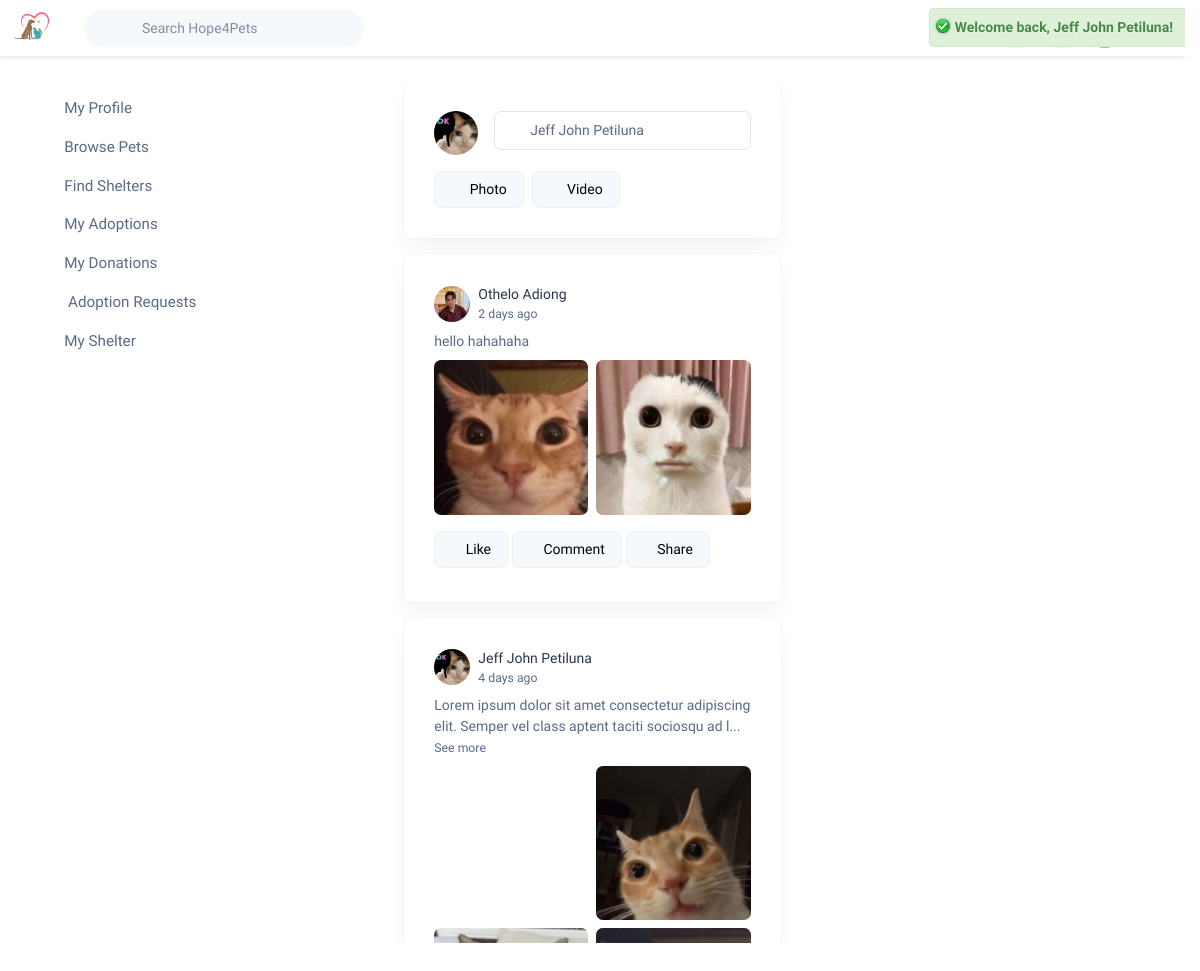
Screenshot of /public-users/views/index.php (signed in) with the database file from the repository.
### tables this page shows
CREATE TABLE `posts` (
  `id` bigint(20) UNSIGNED NOT NULL,
  `user_id` bigint(20) UNSIGNED NOT NULL,
  `pet_id` bigint(20) UNSIGNED DEFAULT NULL,
  `content` text DEFAULT NULL,
  `created_at` timestamp NOT NULL DEFAULT current_timestamp()
);

CREATE TABLE `users` (
  `id` bigint(20) UNSIGNED NOT NULL,
  `full_name` varchar(150) NOT NULL,
  `birthday` date DEFAULT NULL,
  `gender` enum('male','female','other','unspecified') DEFAULT 'unspecified',
  `email` varchar(255) NOT NULL,
  `password_hash` varchar(255) NOT NULL,
  `profile_photo` varchar(255) DEFAULT NULL,
  `location` varchar(255) DEFAULT NULL,
  `contact_number` varchar(50) DEFAULT NULL,
  `is_verified` tinyint(1) DEFAULT 0,
  `created_at` timestamp NOT NULL DEFAULT current_timestamp(),
  `updated_at` timestamp NOT NULL DEFAULT current_timestamp() ON UPDATE current_timestamp()
);

CREATE TABLE `post_photos` (
  `id` bigint(20) UNSIGNED NOT NULL,
  `post_id` bigint(20) UNSIGNED NOT NULL,
  `photo_path` varchar(500) NOT NULL
);

### public-users/include/profile_helpers.php (called while the page is built, shortened)
<?php
function resolve_profile_photo(?string $path): string {
    $path = trim($path);
    $normalized = str_replace('\\', '/', $path);
    $normalized = trim($normalized);
    $pos = stripos($normalized, 'storage/');
    if ($pos !== false) {
        $sub = substr($normalized, $pos);
        return '../../' . ltrim($sub, '/');
    }
    $normalized = preg_replace('#^(\.{1,2}/)+#', '', $normalized);
    $normalized = ltrim($normalized, '/');
    return '../../' . $normalized;
}
?>

### controllers/BaseController.php (called while the page is built, shortened)
<?php
require_once __DIR__ . '/../config/db-connection/db_connection.php';
abstract class BaseController {
    protected static ?mysqli $conn = null;
    protected static function db(): mysqli {
        if (self::$conn === null) {
            global $conn;
            self::$conn = $conn;
        }
        return self::$conn;
    }
    protected static function fetchAll(string $sql, string $types = '', array $params = []): array {
        $mysqli = self::db();
        try {
            if ($types !== '' && !empty($params)) {
                $stmt = $mysqli->prepare($sql);
                $stmt->bind_param($types, ...$params);
                $stmt->execute();
                $result = $stmt->get_result();
                $rows = $result ? $result->fetch_all(MYSQLI_ASSOC) : [];
                return $rows;
            }
            $result = $mysqli->query($sql);
            $rows = $result->fetch_all(MYSQLI_ASSOC);
            return $rows;
        } catch (mysqli_sql_exception $e) {
            error_log('DB error in fetchAll: ' . $e->getMessage() . ' -- SQL: ' . $sql);
            return [];
        }
    }
}

### public-users/controllers/index-controller.php (called while the page is built, shortened)
<?php
require_once __DIR__ . '/../../controllers/BaseController.php';
class IndexController extends BaseController {
    public static function getRecentPosts(int $limit = 10, int $offset = 0): array {
        return self::fetchAll(
            "SELECT p.*, u.full_name, u.profile_photo,
                    (SELECT COUNT(*) FROM post_reactions WHERE post_id = p.id) as reaction_count,
                    (SELECT COUNT(*) FROM post_comments WHERE post_id = p.id) as comment_count
             FROM posts p
             JOIN users u ON p.user_id = u.id
             ORDER BY p.created_at DESC
             LIMIT ? OFFSET ?",
            'ii',
            [$limit, $offset]
        );
    }
    public static function getPostPhotos(int $postId): array {
        return self::fetchAll(
            "SELECT * FROM post_photos WHERE post_id = ? ORDER BY id ASC",
            'i',
            [$postId]
        );
    }
}
?>

### public-users/views/index.php (the view, shortened to what this page needs)
<?php include __DIR__ . '/../include/header.php'; ?>
<?php include __DIR__ . '/../include/topbar.php'; ?>
<link href="assets/css/index.css" rel="stylesheet">
<?php
require_once __DIR__ . '/../controllers/index-controller.php';
$displayName = !empty($_SESSION['user']['full_name']) ? $_SESSION['user']['full_name'] : 'Share something';
$composerAvatar = resolve_profile_photo($_SESSION['user']['profile_photo'] ?? null);
$posts = IndexController::getRecentPosts(20);
?>
<?php
function resolve_media_path(?string $path): string {
    $p = trim($path);
    $normalized = str_replace('\\', '/', $p);
    $pos = stripos($normalized, 'storage/');
    if ($pos !== false) {
        $sub = substr($normalized, $pos);
        return '../../' . ltrim($sub, '/');
    }
    $normalized = preg_replace('#^(\.{1,2}/)+#', '', $normalized);
    $normalized = ltrim($normalized, '/');
    return '../../' . $normalized;
}
?>
<div class="container-fluid">
    <div class="row g-3 py-4">
        <?php include __DIR__ . '/../include/shortcut-button.php'; ?>
        <div class="col-12 col-lg-4"
            style="max-height:862px; overflow-y:auto; overflow-x:hidden; scrollbar-width:none; -ms-overflow-style:none;">
            <div class="card mb-3">
                <div class="card-body">
                    <div class="d-flex align-items-start">
                        <img src="<?php echo htmlspecialchars($composerAvatar, ENT_QUOTES, 'UTF-8'); ?>"
                            class="rounded-circle me-3 object-fit-cover" width="44" height="44"
                            alt="<?php echo htmlspecialchars($displayName, ENT_QUOTES, 'UTF-8'); ?>'s avatar"
                            style="object-fit:cover;" />
                        <a href="#" data-bs-toggle="modal" data-bs-target="#createPostModal"
                            class="form-control text-start text-muted text-decoration-none"
                            style="text-decoration:none;">
                            <i class="ti ti-edit me-2"
                                aria-hidden="true"></i><?php echo htmlspecialchars($displayName, ENT_QUOTES, 'UTF-8'); ?>
                        </a>
                    </div>
                    <div class="d-flex gap-2 mt-3 composer-actions btn-stack-sm">
                        <a href="#" data-bs-toggle="modal" data-bs-target="#createPostModal"
                            class="btn btn-light border"><i class="ti ti-photo me-1 text-success"></i> Photo</a>
                        <a href="#" data-bs-toggle="modal" data-bs-target="#createPostModal"
                            class="btn btn-light border"><i class="ti ti-video me-1 text-danger"></i> Video</a>
                    </div>
                </div>
            </div>
            <?php if (empty($posts)): ?>
            <div class="card mb-3">
                <div class="card-body text-center py-5">
                    <i class="ti ti-mood-empty" style="font-size: 48px; color: #ccc;"></i>
                    <p class="text-muted mt-3">No posts yet. Be the first to share something!</p>
                    <a href="#" data-bs-toggle="modal" data-bs-target="#createPostModal" class="btn btn-primary mt-2"><i
                            class="ti ti-plus me-1"></i> Create Post</a>
                </div>
            </div>
            <?php else: ?>
            <?php foreach ($posts as $post):
                    $photos = IndexController::getPostPhotos($post['id']);
                    $postDate = new DateTime($post['created_at']);
                    $now = new DateTime();
                    $interval = $now->diff($postDate);
                    if ($interval->d == 0) {
                        if ($interval->h == 0) {
                            $timeAgo = $interval->i . ' min ago';
                        } else {
                            $timeAgo = $interval->h . ' hr' . ($interval->h > 1 ? 's' : '') . ' ago';
                        }
                    } elseif ($interval->d == 1) {
                        $timeAgo = 'Yesterday';
                    } elseif ($interval->d < 7) {
                        $timeAgo = $interval->d . ' days ago';
                    } else {
                        $timeAgo = $postDate->format('M d, Y');
                    }
                    $profilePhoto = resolve_profile_photo($post['profile_photo'] ?? null);
                ?>
            <div class="card mb-3">
                <div class="card-body">
                    <div class="d-flex align-items-center mb-2">
                        <a href="./UserProfile.php?user_id=<?php echo urlencode($post['user_id']); ?>">
                            <img src="<?php echo htmlspecialchars($profilePhoto, ENT_QUOTES, 'UTF-8'); ?>"
                                class="rounded-circle me-2 object-fit-cover" width="36" height="36"
                                style="object-fit: cover; aspect-ratio: 1/1; min-width:36px; min-height:36px; max-width:36px; max-height:36px;"
                                alt="Profile picture" onerror="this.src='../../assets/images/profile/user-1.jpg'" />
                        </a>
                        <div>
                            <a href="./UserProfile.php?user_id=<?php echo urlencode($post['user_id']); ?>"
                                class="fw-bold text-decoration-none text-dark"><?php echo htmlspecialchars($post['full_name']); ?></a>
                            <div class="text-muted small"><?php echo $timeAgo; ?></div>
                        </div>
                    </div>
                    <?php if (!empty($post['content'])): ?>
                    <?php
                        $fullContent = strip_tags($post['content']);
                        $maxLength = 100;
                        $shortText = strlen($fullContent) > $maxLength ? substr($fullContent, 0, $maxLength) . '...' : $fullContent;
                        $fullHtml = nl2br(htmlspecialchars($post['content'], ENT_QUOTES, 'UTF-8'));
                    ?>
                    <div class="mb-2">
                        <div id="caption-<?php echo $post['id']; ?>"
                             class="post-caption-short"
                             data-short="<?php echo htmlspecialchars($shortText, ENT_QUOTES, 'UTF-8'); ?>"
                             data-full="<?php echo $fullHtml; ?>"
                             data-truncated="<?php echo strlen($fullContent) > $maxLength ? '1' : '0'; ?>">
                            <?php echo htmlspecialchars($shortText, ENT_QUOTES, 'UTF-8'); ?>
                        </div>
                        <span class="small expand-caption" data-post="<?php echo $post['id']; ?>" tabindex="0" role="button" style="cursor:pointer;">See more</span>
                    </div>
                    <?php endif; ?>
                    <?php if (!empty($photos)): ?>
                    <?php if (count($photos) == 1): ?>
                    <div class="post-media-single mb-3">
                        <a href="./PostView.php?id=<?php echo urlencode($post['id']); ?>">
                            <img src="<?php echo htmlspecialchars(resolve_media_path($photos[0]['photo_path']), ENT_QUOTES, 'UTF-8'); ?>"
                                alt="Post photo" onerror="this.style.display='none'"
                                style="cursor:pointer; max-width:100%; height:auto; object-fit:contain;" />
                        </a>
                    </div>
                    <?php else: ?>
                    <div class="row row-cols-2 row-cols-md-2 g-2 mb-3"
                        onclick="window.location.href='./PostView.php?id=<?php echo urlencode($post['id']); ?>'"
                        style="cursor:pointer;">
                        <?php foreach (array_slice($photos, 0, 4) as $index => $photo): ?>
                        <div class="col">
                            <div style="position:relative; padding-top: 100%; overflow:hidden;">
                                <img src="<?php echo htmlspecialchars(resolve_media_path($photo['photo_path']), ENT_QUOTES, 'UTF-8'); ?>"
                                    alt="Post photo" onerror="this.style.display='none'"
                                    class="position-absolute top-0 start-0 w-100 h-100 object-fit-cover rounded" />
                                <?php if ($index == 3 && count($photos) > 4): ?>
                                <div
                                    class="position-absolute top-0 start-0 w-100 h-100 d-flex align-items-center justify-content-center bg-dark bg-opacity-50 rounded">
                                </div>
                                <?php endif; ?>
                            </div>
                        </div>
                        <?php endforeach; ?>
                    </div>
                    <?php endif; ?>
                    <?php endif; ?>
                    <div class="d-flex justify-content-between post-actions-sm mt-2">
                        <div class="action-group d-flex flex-wrap">
                            <a href="./PostView.php?id=<?php echo $post['id']; ?>"
                                class="btn btn-light border me-1 mb-1"><i class="ti ti-thumb-up"></i> <span
                                    class="d-none d-sm-inline">Like</span>
                                <?php if ($post['reaction_count'] > 0): ?><span
                                    class="badge bg-primary rounded-pill ms-1"><?php echo $post['reaction_count']; ?></span><?php endif; ?></a>
                            <a href="./PostView.php?id=<?php echo $post['id']; ?>"
                                class="btn btn-light border me-1 mb-1"><i class="ti ti-message-circle"></i> <span
                                    class="d-none d-sm-inline">Comment</span>
                                <?php if ($post['comment_count'] > 0): ?><span
                                    class="badge bg-primary rounded-pill ms-1"><?php echo $post['comment_count']; ?></span><?php endif; ?></a>
                            <a href="./PostView.php?id=<?php echo $post['id']; ?>" class="btn btn-light border mb-1"><i
                                    class="ti ti-share"></i> <span class="d-none d-sm-inline">Share</span></a>
                        </div>
                    </div>
                </div>
            </div>
            <?php endforeach; ?>
            <?php endif; ?>
            <?php include __DIR__ . '/../include/footer.php'; ?>

### public-users/include/header.php (style rules this page uses)
body { overflow-y: scroll !important; }

### rows the page displays
posts: user.profile_photo (picture), user.full_name "Othelo Adiong", created_at "2 days ago", content "hello hahahaha"
post_photos: photo_path (picture)
post_photos: photo_path (picture)
posts: user.profile_photo (picture), user.full_name "Jeff John Petiluna", created_at "4 days ago", content "Lorem ipsum dolor sit amet consectetur adipiscing elit. Semper vel class aptent taciti sociosqu ad l..."
post_photos: photo_path (picture)
post_photos: photo_path (picture)
post_photos: photo_path (picture)

### other values shown
$displayName "Jeff John Petiluna"
